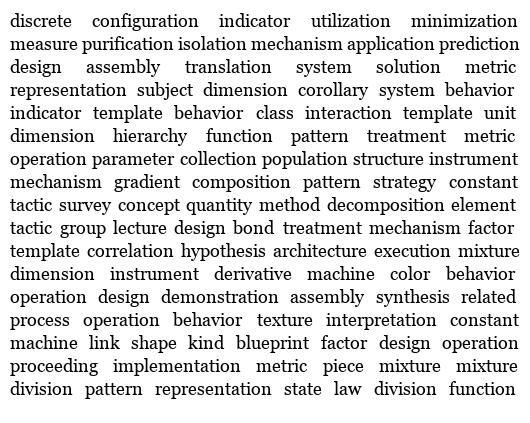
#> input picture Generation/text/1_1.jpg, 530 x 423 px, found by its file name
$ python test.py
#> lines starting #> are read from the running program, lines starting #| are printed output that depends on the picture
#> in generate_research_page, `page = Image.new("RGB", (PAGE_WIDTH, PAGE_HEIGHT), "white")`: page: PIL image 900x1200 RGB; every value is 255
import os
from PIL import Image, ImageDraw, ImageFont

# Page settings
PAGE_WIDTH = 900
PAGE_HEIGHT = 1200

# Image paths
TEXT_1_PATH = "Generation/text/1_1.jpg"
TEXT_2_PATH = "Generation/text/1_2.jpg"
TEXT_3_PATH = "Generation/text/1_3.jpg"
TEXT_4_PATH = "Generation/text/1_4.jpg"
GRAPH_1_PATH = "reserchpaper/images/1/graph1_1.png"
GRAPH_2_PATH = "reserchpaper/images/1/graph1_2.png"

def resize_image_keep_aspect(image_path, width, height):
    """Resizes an image to exact dimensions."""
#> called with image_path = 'Generation/text/1_1.jpg', width = 391, height = 440
    image = Image.open(image_path).resize((width, height), Image.LANCZOS)
    return image

def generate_research_page():
    page = Image.new("RGB", (PAGE_WIDTH, PAGE_HEIGHT), "white")
    draw = ImageDraw.Draw(page)

    # Load and place text sections
    text1 = resize_image_keep_aspect(TEXT_1_PATH, 391, 440)
    text2 = resize_image_keep_aspect(TEXT_2_PATH, 391, 271)
#> call 2 of resize_image_keep_aspect, with image_path = 'Generation/text/1_2.jpg', width = 391, height = 271
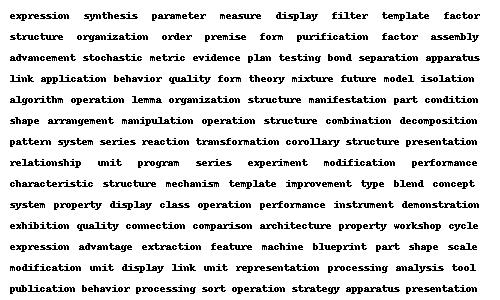
#> input picture Generation/text/1_2.jpg, 500 x 300 px, found by its file name
    text3 = resize_image_keep_aspect(TEXT_3_PATH, 380, 380)
#> call 3 of resize_image_keep_aspect, with image_path = 'Generation/text/1_3.jpg', width = 380, height = 380
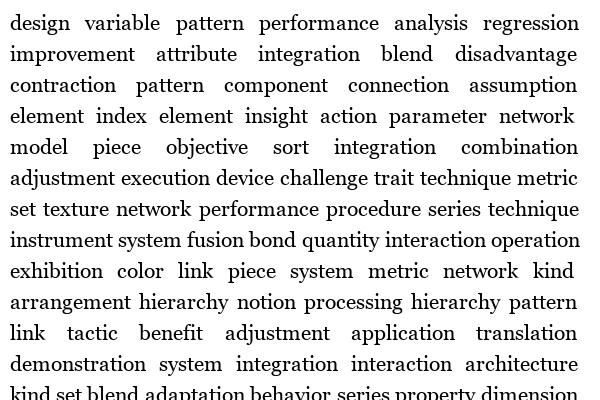
#> input picture Generation/text/1_3.jpg, 600 x 400 px, found by its file name
    text4 = resize_image_keep_aspect(TEXT_4_PATH, 400, 350)
#> call 4 of resize_image_keep_aspect, with image_path = 'Generation/text/1_4.jpg', width = 400, height = 350
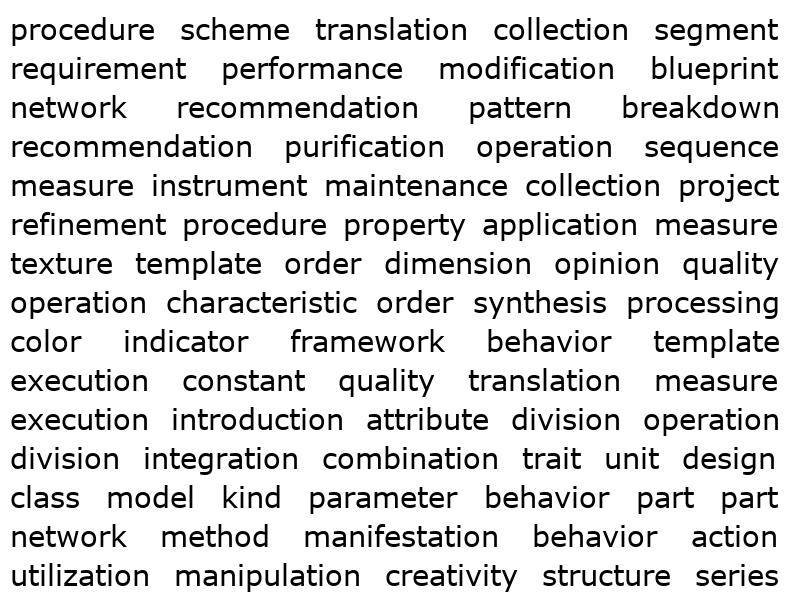
#> input picture Generation/text/1_4.jpg, 800 x 600 px, found by its file name
    page.paste(text1, (70, 420))
    page.paste(text2, (70, 878))
    page.paste(text3, (470, 420))
    page.paste(text4, (470, 800))

    # Load and place images
    graph1 = resize_image_keep_aspect(GRAPH_1_PATH, 350, 300)
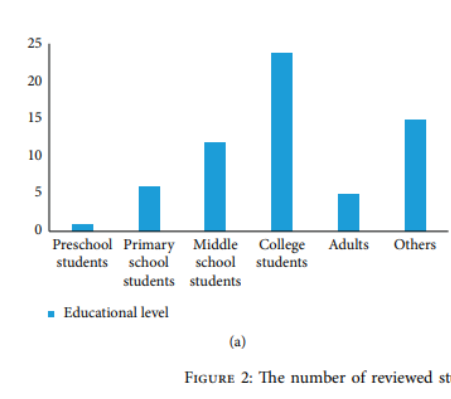
#> input picture reserchpaper/images/1/graph1_1.png, 451 x 399 px, found by its file name
    graph2 = resize_image_keep_aspect(GRAPH_2_PATH, 370, 300)
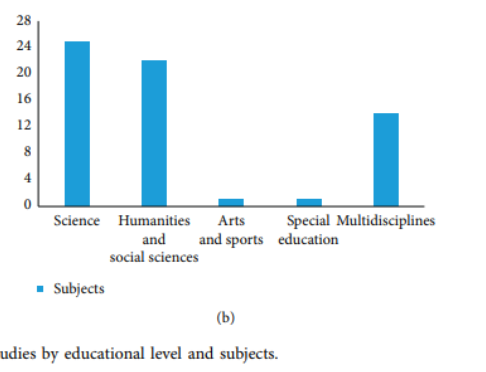
#> input picture reserchpaper/images/1/graph1_2.png, 486 x 372 px, found by its file name
#> in resize_image_keep_aspect (call 6), `image = Image.open(image_path).resize((width, height), Image.LANCZOS)`:
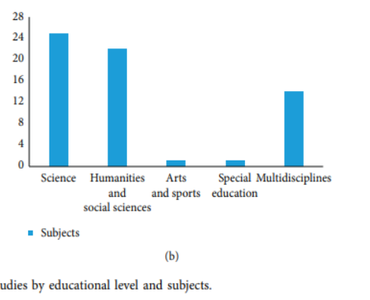
#> image: PIL image 370x300 RGBA; mean R, G, B, A 236.8, 244.4, 247.8, 255

    page.paste(graph1, (100, 100))
    page.paste(graph2, (450, 100))
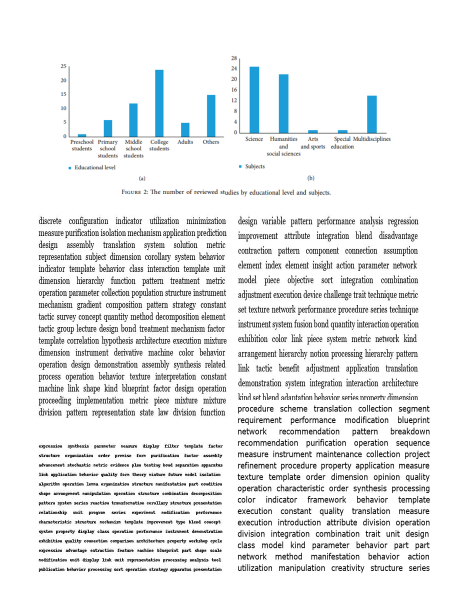
#> page: PIL image 900x1200 RGB (shown at 1/2 size); mean R, G, B 233.4, 234.9, 235.5


    # Save the final page
    output_path = "reserchpaper/gen images/1.png"
    page.save(output_path)
    print(f"Research page saved at {output_path}")

# Generate the research page
generate_research_page()
